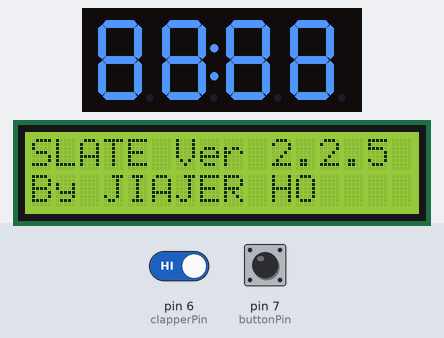
Recording of a sketch running on a simulated Arduino Uno, built with avr-gcc and run on an emulated ATmega328P. On the bench: 4-digit seven-segment display, 16×2 character LCD. Inputs (shaded band) come from the test bench; at power-on: pin 7 (buttonPin) HIGH, pin 6 (clapperPin) HIGH.

Above: at 1.2 s.
At 4.2 s:
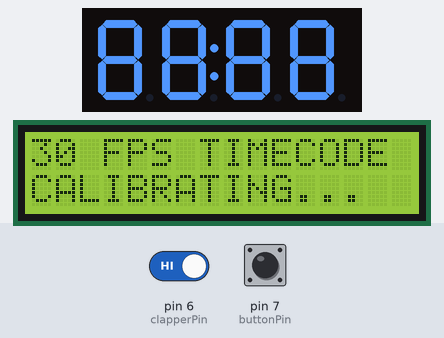
7.9 s: pin 7 (buttonPin) pulled LOW for 0.15 s
8.6 s: pin 7 (buttonPin) pulled LOW for 1 s
At 9.8 s:
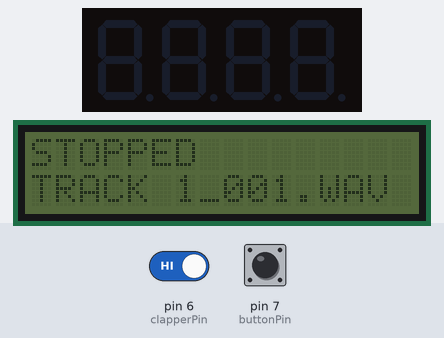
11.1 s: pin 6 (clapperPin) driven LOW and pin 7 (buttonPin) driven LOW
At 11.27 s:
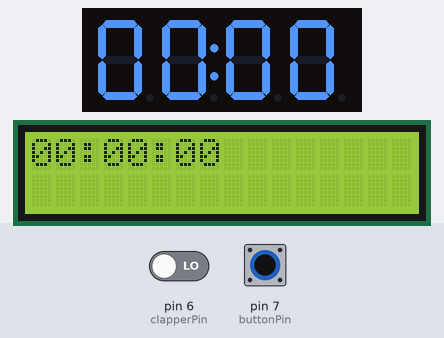
13.5 s: pin 6 (clapperPin) driven HIGH
At 14.6 s:
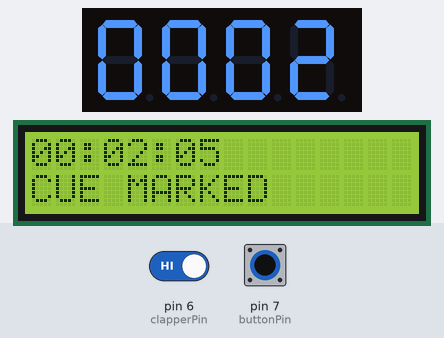
Timing chart, 0 to 16.0 s (numbered marks = the images above; inputs shaded):
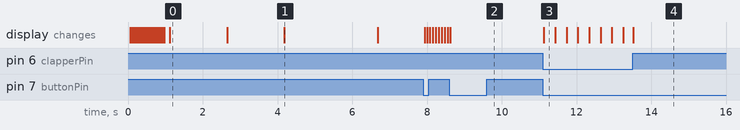

Measured:
- after the input at 8.6 s, the display: changes at once (image 2)
- after the input at 11.1 s, the display: changes at once (image 3)
- after the input at 13.5 s, the display: changes at once (image 4)
- what the display in image 0 shows lasts 1.6 s, from 1.1 s to 2.7 s
- what the display in image 1 shows lasts 2.5 s, from 4.2 s to 6.7 s

The sketch:

New_Slate_Board.ino
```cpp
// Written by Jiajer Ho

#include <Wire.h>
#include <LCD.h>
#include <LiquidCrystal_I2C.h>
#include "SevenSegmentTM1637.h"
#include "SevenSegmentExtended.h"
#include "SevenSegmentFun.h"
#define I2C_ADDR          0x27        //Define I2C Address where the PCF8574A is
#define BACKLIGHT_PIN      3
#define En_pin             2
#define Rw_pin             1
#define Rs_pin             0
#define D4_pin             4
#define D5_pin             5
#define D6_pin             6
#define D7_pin             7

long buttonPressed = 0;
long markedNum = 0;
int ledPin = 11;                    // LED connected to digital pin 13
int buttonPin = 7;                  // button on pin 2
int clapperPin = 6;
int clapperState=0;
int intfinalMin = 0;
int intfinalSec = 0;
byte bytefinalMin;
byte bytefinalSec;
int value = LOW;                    // previous value of the LED
int buttonState;                    // variable to store button state
int lastButtonState;                // variable to store last button state
int blinking;                       // condition for blinking - timer is timing
int frameRate = 15;                // the frame rate (frames per second) at which the stopwatch runs - Change to suit
long interval = (1000/frameRate);   // blink interval
long previousMillis = 0;            // variable to store last time LED was updated
long startTime ;                    // start time for stop watch
long elapsedTime ;                  // elapsed time for stop watch
int fractional;                     // variable used to store fractional part of Frames
int fractionalSecs;                 // variable used to store fractional part of Seconds
int fractionalMins;                 // variable used to store fractional part of Minutes
int elapsedFrames;                  // elapsed frames for stop watch
int elapsedSeconds;                 // elapsed seconds for stop watch
int elapsedMinutes;                 // elapsed Minutes for stop watch
char buf[10];                       // string buffer for itoa function
String fileName;
String fileNum;
int magicNumber = 1;
int adjustTime = 2;
long action = 0;
LiquidCrystal_I2C      lcd(I2C_ADDR, En_pin,Rw_pin,Rs_pin,D4_pin,D5_pin,D6_pin,D7_pin);
const byte PIN_CLK = 11;   // define CLK pin (any digital pin)
const byte PIN_DIO = 12;   // define DIO pin (any digital pin)
SevenSegmentExtended      display(PIN_CLK, PIN_DIO);
byte byMin;
byte bySec;
int intSec = 88;
int intMin = 88;
byte bytefileNum;
const unsigned int clockSpeed = 10000;

void setup()
{
   bySec = (int)intSec;
 byMin = (int)intMin;
  display.begin();
  pinMode(clapperPin, INPUT);
             // intialise the LCD.
  pinMode(ledPin, OUTPUT);         // sets the digital pin as output
  pinMode(buttonPin, INPUT);       // not really necessary, pins default to INPUT anyway
  digitalWrite(buttonPin, HIGH);   // turn on pullup resistors. Wire button so that press shorts pin to ground.
lcd.setBacklightPin(BACKLIGHT_PIN,POSITIVE);
display.setBacklight(100);
  display.printTime(byMin , bySec , false);
lcd.setBacklight(HIGH);
lcd.begin(16, 2);
lcd.setCursor(0,0);
lcd.print("SLATE Ver 2.2.5");
  lcd.setCursor(0,1);
 lcd.print("By JIAJER HO");
delay(1500);
lcd.clear();
lcd.setCursor(0,0);
lcd.print("DESIGNED FOR");
  lcd.setCursor(0,1);
 lcd.print("ADOBE AUDITION");
delay(1500);
  lcd.setCursor(0,0);
 lcd.print("30 FPS TIMECODE");
  lcd.setCursor(0,1);
 lcd.print("CALIBRATING...     ");
delay(2500);
lcd.clear();
display.setBacklight(0);
}

void loop(){

  buttonState = digitalRead(buttonPin); // Check for button press, read the button state and store
 if (buttonState == LOW && lastButtonState == LOW  &&  blinking == false && clapperState == LOW){
 lcd.setBacklightPin(BACKLIGHT_PIN,POSITIVE);
 lcd.setBacklight(HIGH);
 lcd.setCursor(0,0);
 lcd.print("MARKER MUST BE      ");
 lcd.setCursor(0,1);
  lcd.print("CLOSED TO SYNC               ");
 }
if (buttonState == LOW && lastButtonState == LOW  &&  blinking == false && clapperState == HIGH && buttonPressed < 1){
lcd.setCursor(0,0);
   lcd.setBacklightPin(BACKLIGHT_PIN,POSITIVE);
  lcd.print("PRESS BUTTON   ");
  lcd.setCursor(0,1);
  lcd.print("TO SYNC RECORDER");
 }
 if (buttonState == LOW && lastButtonState == LOW  &&  blinking == false && clapperState == HIGH && buttonPressed >= 1){
  lcd.setCursor(0,0);
  lcd.print("STOPPED           ");
  lcd.setCursor(0,1);
  lcd.print(fileName);
lcd.setBacklightPin(BACKLIGHT_PIN,POSITIVE);
lcd.setBacklight(LOW);
 }
// check for a high to low transition if true then found a new button press while clock is not running - start the clock
   if (buttonState == LOW && lastButtonState == HIGH  &&  blinking == false && clapperState == HIGH){
    startTime = millis();                               // store the start time
      blinking = true;                                  // turn on blinking while timing
      delay(10);                                         // short delay to debounce switch
      lastButtonState = buttonState;                    // store buttonState in lastButtonState, to compare next time
       buttonPressed = buttonPressed + magicNumber;

      lcd.clear();


   }

// check for a high to low transition if true then found a new button press while clock is running - stop the clock and report
   else if (buttonState == LOW && lastButtonState == HIGH && blinking == true && clapperState == HIGH){

   blinking = false;                                    // turn off blinking, all done timing
   lastButtonState = buttonState;                       // store buttonState in lastButtonState, to compare next time

// Routine to report elapsed time
   elapsedTime =   millis() - startTime;                // store elapsed time
   elapsedMinutes = (elapsedTime / 60000L);
   elapsedSeconds = (elapsedTime / 1000L);              // divide by 1000 to convert to seconds - then cast to an int to print
   elapsedFrames = (elapsedTime / interval);            // divide by 100 to convert to 1/100 of a second - then cast to an int to print
   fractional = (int)(elapsedFrames % frameRate);       // use modulo operator to get fractional part of 100 Seconds
   fractionalSecs = (int)((elapsedSeconds) % 60L);        // use modulo operator to get fractional part of 60 Seconds
   fractionalMins = (int)(elapsedMinutes % 60L);        // use modulo operator to get fractional part of 60 Minutes
   lcd.home();                                        // clear the LDC


 if (fractionalMins < 10){                            // pad in leading zeros
      lcd.print("0");                                 // add a zero
      }

    lcd.print(itoa(fractionalMins, buf, 10));       // convert the int to a string and print a fractional part of 60 Minutes to the LCD
      lcd.print(":");                                 //print a colan.

 if (fractionalSecs < 10){                            // pad in leading zeros
      lcd.print("0");                                 // add a zero
      }

 lcd.print(itoa(fractionalSecs, buf, 10));          // convert the int to a string and print a fractional part of 60 Seconds to the LCD
   lcd.print(":");                                    //print a colan.

 if (fractional < 10){                                // pad in leading zeros
      lcd.print("0");                                 // add a zero
      }

 lcd.print(itoa(fractional, buf, 10));              // convert the int to a string and print a fractional part of 25 Frames to the LCD
   }

 else{
      lastButtonState = buttonState;                  // store buttonState in lastButtonState, to compare next time

   }

// run commands at the specified time interval
// blink routine - blink the LED while timing
// check to see if it's time to blink the LED; that is, the difference
// between the current time and last time we blinked the LED is larger than
// the interval at which we want to blink the LED.

 if ( (millis() - previousMillis > interval) ) {

    if (blinking == true){

       previousMillis = millis();                    // remember the last time we blinked the LED


       elapsedTime =   millis() - startTime;         // store elapsed time
         elapsedMinutes = (elapsedTime / 60000L);      // divide by 60000 to convert to minutes - then cast to an int to print
         elapsedSeconds = (elapsedTime / 1000L);       // divide by 1000 to convert to seconds - then cast to an int to print
         elapsedFrames = (elapsedTime / interval);     // divide by 40 to convert to 1/25 of a second - then cast to an int to print
         fractional = (int)(elapsedFrames % frameRate);// use modulo operator to get fractional part of 25 Frames
         fractionalSecs = (int)(elapsedSeconds % 60L); // use modulo operator to get fractional part of 60 Seconds
         fractionalMins = (int)(elapsedMinutes % 60L); // use modulo operator to get fractional part of 60 Minutes

        lcd.home();
       if (fractionalMins < 10){                     // pad in leading zeros
         lcd.print("0");                             // add a zero
         }

       lcd.print(itoa(fractionalMins, buf, 10));   // convert the int to a string and print a fractional part of 60 Minutes to the LCD

         lcd.print(":");                             //print a colan.

       if (fractionalSecs < 10){                     // pad in leading zeros
         lcd.print("0");                             // add a zero
         }

       lcd.print(itoa(fractionalSecs, buf, 10));   // convert the int to a string and print a fractional part of 60 Seconds to the LCD

         lcd.print(":");                             //print a colan.

       if (fractional < 10){                         // pad in leading zeros
         lcd.print("0");                             // add a zero

         }
          lcd.print(itoa((fractional), buf, 10));  // convert the int to a string and print a fractional part of 25 Frames to the LCD

         }

    else{
          digitalWrite(ledPin, LOW);                 // turn off LED when not blinking
          }
 }
 unsigned long intfinalMin = strtoul(itoa(fractionalMins, buf, 10), NULL, 10);
 unsigned long intfinalSec = strtoul(itoa(fractionalSecs, buf, 10), NULL, 10);
 bytefinalSec = (int)intfinalSec;
 bytefinalMin = (int)intfinalMin;

 clapperState = digitalRead(clapperPin);

    // turn LED on:

     if (buttonPressed < 10){
     fileName = String("TRACK 1_00")+buttonPressed+String(".WAV");
     fileNum = String("000")+buttonPressed;
     }
     else{
     fileName = String("TRACK 1_0")+buttonPressed+String(".WAV");
     fileNum = String("00")+buttonPressed;
     }

if(clapperState == LOW && blinking == true && buttonState == LOW){
   action = 1;
    lcd.setBacklightPin(BACKLIGHT_PIN,POSITIVE);
    lcd.setBacklight(HIGH);
   digitalWrite(ledPin, HIGH);
   display.setBacklight(100);
   display.printTime(bytefinalMin, bytefinalSec, false);
 }

if (clapperState == HIGH && blinking == true){
  if(action == 1){
    markedNum = markedNum + 1;
    lcd.setBacklightPin(BACKLIGHT_PIN,POSITIVE);
    lcd.setBacklight(HIGH);
    action = 0;
    lcd.setCursor(0,1);
    lcd.print("CUE MARKED         ");
       display.setBacklight(100);
       delay(300);
       display.clear();
       display.print(fileNum);

       delay(4700);
  }
    lcd.setCursor(0,1);
    lcd.print(fileName);
    digitalWrite(ledPin, LOW);
    display.off();
    lcd.setBacklightPin(BACKLIGHT_PIN,POSITIVE);
    lcd.setBacklight(LOW);
 }


}
```
